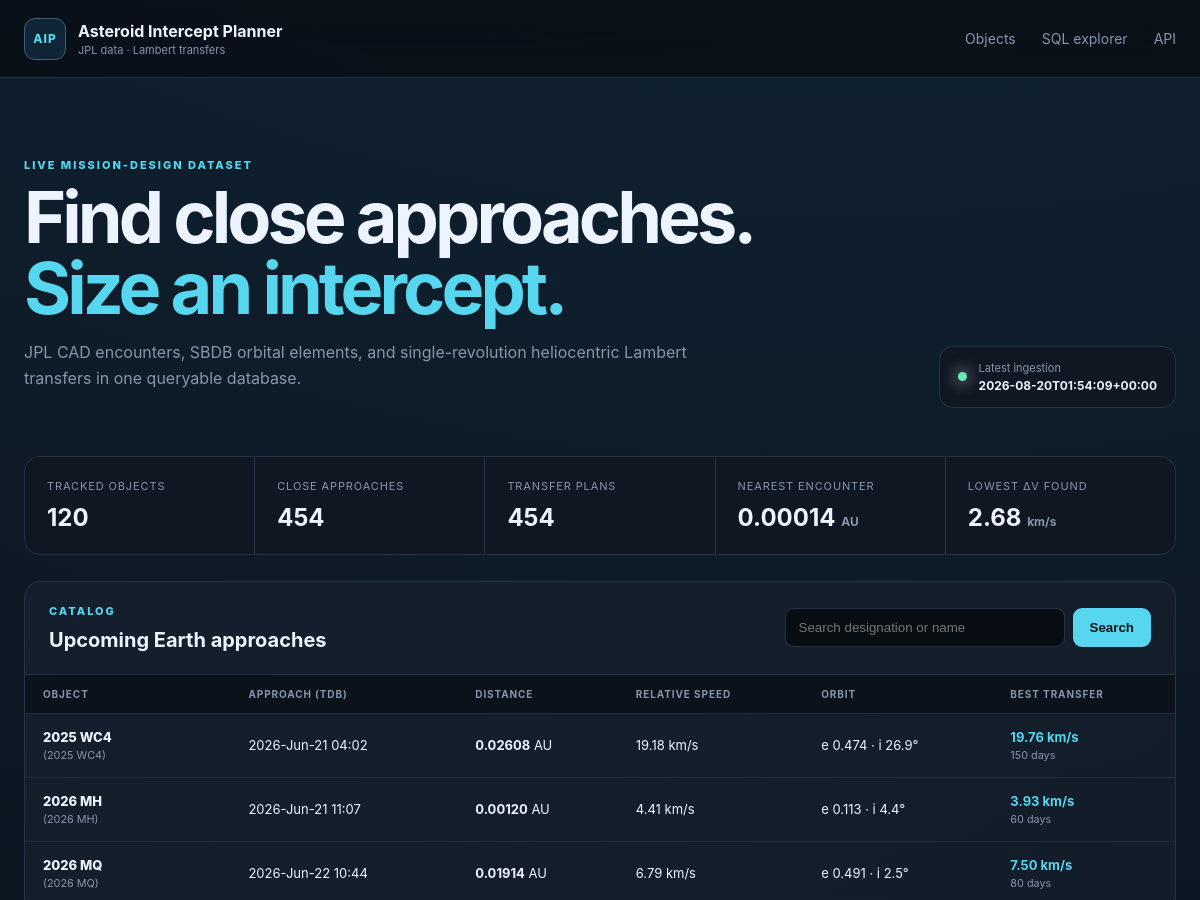
Before: / (upper part) with the older database file.
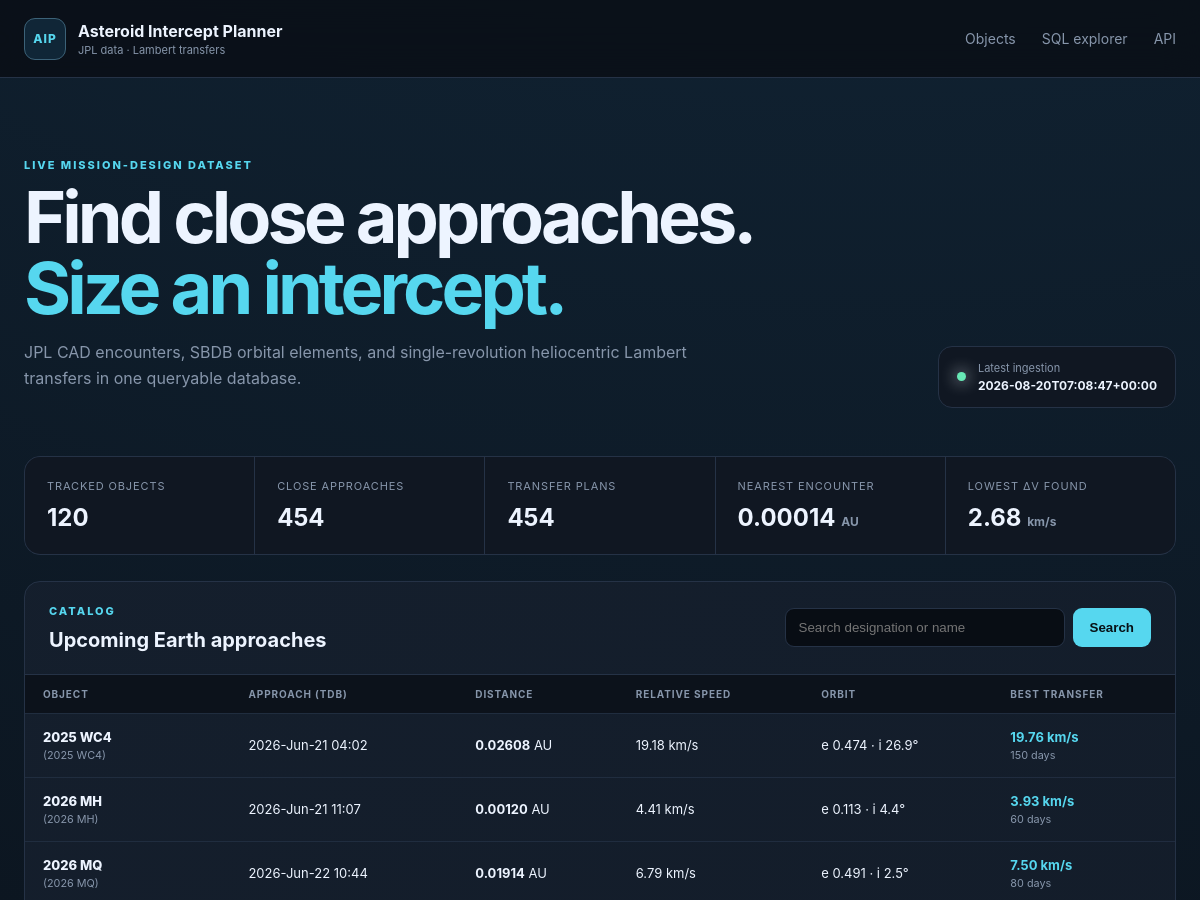
After: the same page with the newer database file.
### tables this page shows
CREATE TABLE ingestion_runs (
    run_id INTEGER PRIMARY KEY AUTOINCREMENT,
    started_at TEXT NOT NULL,
    finished_at TEXT,
    status TEXT NOT NULL CHECK (status IN ('running', 'success', 'failed')),
    source TEXT NOT NULL,
    query_json TEXT NOT NULL,
    object_count INTEGER NOT NULL DEFAULT 0,
    error_message TEXT
);

CREATE TABLE intercept_plans (
    plan_id INTEGER PRIMARY KEY AUTOINCREMENT,
    approach_id INTEGER NOT NULL REFERENCES close_approaches(approach_id) ON DELETE CASCADE,
    method TEXT NOT NULL,
    departure_jd_tdb REAL NOT NULL,
    arrival_jd_tdb REAL NOT NULL,
    tof_days REAL NOT NULL,
    departure_dv_kms REAL NOT NULL,
    arrival_dv_kms REAL NOT NULL,
    total_dv_kms REAL NOT NULL,
    c3_km2_s2 REAL,
    leo_departure_dv_kms REAL,
    polyline_json TEXT,
    computed_at TEXT NOT NULL, capture_dv_kms REAL, stable_final_orbit INTEGER, capture_json TEXT,
    UNIQUE (approach_id, method)
);

CREATE TABLE asteroids (
    designation TEXT PRIMARY KEY,
    fullname TEXT,
    absolute_magnitude_h REAL,
    diameter_km REAL,
    first_seen_at TEXT NOT NULL,
    updated_at TEXT NOT NULL
);

CREATE TABLE close_approaches (
    approach_id INTEGER PRIMARY KEY AUTOINCREMENT,
    designation TEXT NOT NULL REFERENCES asteroids(designation) ON DELETE CASCADE,
    body TEXT NOT NULL DEFAULT 'Earth',
    close_approach_jd_tdb REAL NOT NULL,
    close_approach_text TEXT,
    distance_au REAL NOT NULL,
    distance_min_au REAL,
    distance_max_au REAL,
    relative_velocity_kms REAL,
    hyperbolic_excess_velocity_kms REAL,
    time_uncertainty TEXT,
    ingested_at TEXT NOT NULL,
    UNIQUE (designation, body, close_approach_jd_tdb)
);

CREATE TABLE orbital_elements (
    designation TEXT PRIMARY KEY REFERENCES asteroids(designation) ON DELETE CASCADE,
    epoch_jd_tdb REAL,
    semi_major_axis_au REAL NOT NULL,
    eccentricity REAL NOT NULL,
    inclination_deg REAL NOT NULL,
    raan_deg REAL NOT NULL,
    arg_periapsis_deg REAL NOT NULL,
    mean_anomaly_deg REAL,
    perihelion_time_jd_tdb REAL,
    perihelion_distance_au REAL,
    aphelion_distance_au REAL,
    orbital_period_days REAL,
    earth_moid_au REAL,
    condition_code TEXT,
    orbit_id TEXT,
    source TEXT NOT NULL,
    updated_at TEXT NOT NULL
);

### app/web.py (the view)
    @application.route("/")
    def index():
        search = request.args.get("q", "").strip()
        sort = request.args.get("sort", "date")
        order = request.args.get("order", "asc")
        return render_template(
            "index.html",
            rows=list_asteroids(search, sort, order, path=settings.database_path),
            stats=dashboard_stats(settings.database_path),
            latest_run=latest_ingestion(settings.database_path),
            search=search,
            sort=sort,
            order=order,
        )

### app/database.py (called while the page is built, shortened)
def _dict_row(cursor: sqlite3.Cursor, row: tuple[Any, ...]) -> dict[str, Any]:
    return {column[0]: row[index] for index, column in enumerate(cursor.description)}

@contextmanager
def connect(path: Path | None = None) -> Iterator[sqlite3.Connection]:
    database_path = Path(path or get_settings().database_path)
    database_path.parent.mkdir(parents=True, exist_ok=True)
    connection = sqlite3.connect(database_path, timeout=30)
    connection.row_factory = _dict_row
    connection.execute("PRAGMA foreign_keys = ON")
    connection.execute("PRAGMA busy_timeout = 30000")
    try:
        yield connection
    finally:
        connection.close()

def initialize_database(path: Path | None = None) -> Path:
    database_path = Path(path or get_settings().database_path)
    schema = Path(__file__).with_name("schema.sql").read_text(encoding="utf-8")
    with connect(database_path) as connection:
        schema_version = int(connection.execute("PRAGMA user_version").fetchone()["user_version"])
        if schema_version < 2:
            connection.executescript(schema)
            connection.commit()
    return database_path

def fetch_all(
    query: str, params: Sequence[Any] = (), path: Path | None = None
) -> list[dict[str, Any]]:
    initialize_database(path)
    with connect(path) as connection:
        return connection.execute(query, params).fetchall()

def fetch_one(
    query: str, params: Sequence[Any] = (), path: Path | None = None
) -> dict[str, Any] | None:
    rows = fetch_all(query, params, path)
    return rows[0] if rows else None

def dashboard_stats(path: Path | None = None) -> dict[str, Any]:
    return (
        fetch_one(
            """
        SELECT
          (SELECT COUNT(*) FROM asteroids) AS asteroid_count,
          (SELECT COUNT(*) FROM close_approaches) AS approach_count,
          (SELECT COUNT(*) FROM intercept_plans) AS plan_count,
          (SELECT MIN(distance_au) FROM close_approaches) AS nearest_distance_au,
          (SELECT MIN(total_dv_kms) FROM intercept_plans) AS lowest_total_dv_kms
        """,
            path=path,
        )
        or {}
    )

def latest_ingestion(path: Path | None = None) -> dict[str, Any] | None:
    return fetch_one("SELECT * FROM ingestion_runs ORDER BY run_id DESC LIMIT 1", path=path)

### app/templates/index.html (shortened to what this page needs)
{% extends "base.html" %}
{% block content %}
<section class="hero">
  <div>
    <p class="eyebrow">LIVE MISSION-DESIGN DATASET</p>
    <h1>Find close approaches.<br><span>Size an intercept.</span></h1>
    <p>JPL CAD encounters, SBDB orbital elements, and single-revolution heliocentric Lambert transfers in one queryable database.</p>
  </div>
  <div class="run-status">
    <span class="status-dot {{ 'ok' if latest_run and latest_run.status == 'success' else '' }}"></span>
    <div><small>Latest ingestion</small><strong>{{ latest_run.finished_at if latest_run else 'No run recorded' }}</strong></div>
  </div>
</section>
<section class="metrics">
  <article><small>Tracked objects</small><strong>{{ stats.asteroid_count or 0 }}</strong></article>
  <article><small>Close approaches</small><strong>{{ stats.approach_count or 0 }}</strong></article>
  <article><small>Transfer plans</small><strong>{{ stats.plan_count or 0 }}</strong></article>
  <article><small>Nearest encounter</small><strong>{{ stats.nearest_distance_au|number(5) }} <em>AU</em></strong></article>
  <article><small>Lowest Δv found</small><strong>{{ stats.lowest_total_dv_kms|number(2) }} <em>km/s</em></strong></article>
</section>
<section class="panel">
  <div class="panel-header">
    <div><p class="eyebrow">CATALOG</p><h2>Upcoming Earth approaches</h2></div>
    <form class="search" method="get">
      <input type="search" name="q" value="{{ search }}" placeholder="Search designation or name">
      <button>Search</button>
    </form>
  </div>
  <div class="table-wrap">
    <table>
      <thead><tr>
        <th>Object</th><th>Approach (TDB)</th><th>Distance</th><th>Relative speed</th>
        <th>Orbit</th><th>Best transfer</th>
      </tr></thead>
      <tbody>
      {% for row in rows %}
        <tr>
          <td><a class="object-link" href="{{ url_for('asteroid_detail', designation=row.designation) }}">{{ row.designation }}</a><small>{{ row.fullname or '' }}</small></td>
          <td>{{ row.close_approach_text or row.close_approach_jd_tdb|number(2) }}</td>
          <td><strong>{{ row.distance_au|number(5) }}</strong> AU</td>
          <td>{{ row.relative_velocity_kms|number(2) }} km/s</td>
          <td>e {{ row.eccentricity|number(3) }} · i {{ row.inclination_deg|number(1) }}°</td>
          <td>{% if row.total_dv_kms is not none %}<strong class="accent">{{ row.total_dv_kms|number(2) }} km/s</strong><small>{{ row.tof_days|number(0) }} days</small>{% else %}<span class="muted">No feasible grid solution</span>{% endif %}</td>
        </tr>
      {% else %}
        <tr><td class="empty" colspan="6">The database is empty. Run <code>python -m app.ingest</code> to populate it.</td></tr>
      {% endfor %}
      </tbody>
    </table>
  </div>
</section>
{% endblock %}

### app/templates/base.html (shortened to what this page needs)
<!doctype html>
<html lang="en">
  <head>
    <link rel="stylesheet" href="{{ url_for('static', filename='style.css') }}">
  </head>
  <body>
    <header class="site-header">
      <a class="brand" href="{{ url_for('index') }}">
        <span class="brand-mark">AIP</span>
        <span><strong>Asteroid Intercept Planner</strong><small>JPL data · Lambert transfers</small></span>
      </a>
      <nav>
        <a href="{{ url_for('index') }}">Objects</a>
        <a href="{{ url_for('data_explorer') }}">SQL explorer</a>
        <a href="{{ url_for('asteroid_api') }}">API</a>
      </nav>
    </header>
    <main>{% block content %}{% endblock %}</main>
  </body>
</html>

### app/static/style.css (style rules this page uses)
:root { --bg:#090d14;--surface:#101722;--surface-2:#151f2d;--line:#253246;--text:#edf4ff;--muted:#8796ab;--cyan:#56d7ef;--green:#67e8b5;--orange:#ffad66;--max:1440px;font-family:Inter,ui-sans-serif,system-ui,-apple-system,BlinkMacSystemFont,"Segoe UI",sans-serif;color-scheme:dark }
* { box-sizing:border-box }
body { margin:0;background:radial-gradient(circle at 70% -20%,#16334a 0,transparent 35%),var(--bg);color:var(--text);min-height:100vh }
.site-header { height:78px;border-bottom:1px solid var(--line);display:flex;align-items:center;justify-content:space-between;padding:0 max(24px,calc((100vw - var(--max))/2));background:rgba(9,13,20,.78);backdrop-filter:blur(18px);position:sticky;top:0;z-index:10 }
.brand { display:flex;gap:12px;align-items:center;text-decoration:none;color:var(--text) }
.brand-mark { width:42px;height:42px;border:1px solid #3c6278;background:#102637;border-radius:11px;display:grid;place-items:center;color:var(--cyan);font-size:12px;font-weight:800;letter-spacing:.08em }
.brand strong,.brand small { display:block }
.brand small { color:var(--muted);font-size:11px;margin-top:2px }
.site-header nav { display:flex;gap:26px }
.site-header nav a { color:var(--muted);text-decoration:none;font-size:14px }
main { max-width:var(--max);margin:auto;padding:42px 24px 80px }
.hero { display:flex;justify-content:space-between;align-items:flex-end;padding:38px 0 48px }
.eyebrow { font-size:11px;letter-spacing:.18em;color:var(--cyan);font-weight:800;margin:0 0 10px }
.hero h1,.detail-hero h1 { font-size:clamp(42px,6vw,82px);line-height:.98;margin:0;letter-spacing:-.055em }
.hero h1 span { color:var(--cyan) }
.hero>div>p:last-child,.detail-hero>p:last-child { color:var(--muted);max-width:680px;line-height:1.65 }
.run-status { display:flex;align-items:center;gap:12px;padding:14px 18px;border:1px solid var(--line);border-radius:14px;background:var(--surface) }
.run-status small,.run-status strong { display:block }
.run-status small { color:var(--muted);font-size:11px }
.run-status strong { font-size:12px;margin-top:3px }
.status-dot { width:9px;height:9px;border-radius:50%;background:var(--orange);box-shadow:0 0 16px currentColor }
.status-dot.ok { background:var(--green) }
.metrics { display:grid;grid-template-columns:repeat(5,1fr);gap:1px;background:var(--line);border:1px solid var(--line);border-radius:16px;overflow:hidden;margin-bottom:26px }
.metrics article { background:var(--surface);padding:22px }
.metrics small { display:block;color:var(--muted);font-size:11px;text-transform:uppercase;letter-spacing:.08em }
.metrics strong { display:block;font-size:24px;margin-top:10px }
.metrics em { font-size:12px;color:var(--muted);font-style:normal }
.panel { border:1px solid var(--line);background:linear-gradient(145deg,rgba(21,31,45,.93),rgba(12,18,28,.93));border-radius:16px;overflow:hidden }
.panel-header { padding:22px 24px;border-bottom:1px solid var(--line);display:flex;align-items:center;justify-content:space-between;gap:24px }
.panel-header h2,.note-card h2,.table-list h2 { margin:0;font-size:20px }
.search { display:flex;gap:8px }
input,textarea { background:#080d14;border:1px solid var(--line);color:var(--text);border-radius:9px;padding:11px 13px }
input { min-width:280px }
button,.button { background:var(--cyan);border:0;color:#071015;border-radius:9px;padding:11px 17px;font-weight:800;cursor:pointer;text-decoration:none;display:inline-block }
.table-wrap { overflow:auto }
table { width:100%;border-collapse:collapse;font-size:13px }
th { text-align:left;color:var(--muted);font-size:10px;text-transform:uppercase;letter-spacing:.09em;padding:13px 18px;background:#0c121b;white-space:nowrap }
td { border-top:1px solid rgba(37,50,70,.75);padding:15px 18px;white-space:nowrap }
td small { display:block;color:var(--muted);margin-top:4px }
.object-link { color:var(--text);font-weight:800;text-decoration:none }
.object-link:hover,.accent { color:var(--cyan) }

Changed rows visible on the page:
no longer on this page (row unchanged): ingestion_runs: finished_at "2026-08-20T01:54:09+00:00"
added ingestion_runs: finished_at "2026-08-20T07:08:47+00:00"
